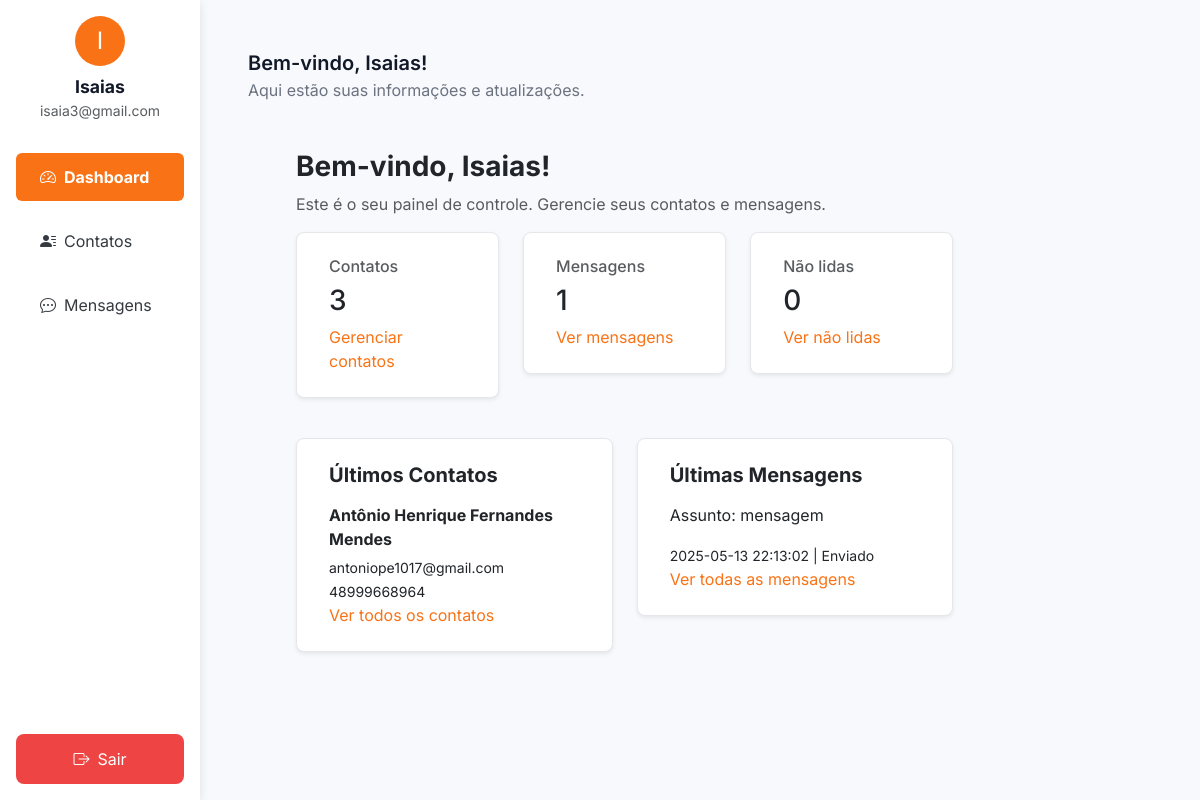
The app's page /dashboard (signed in) with its own data.
### tables this page shows
CREATE TABLE usuarios (
                id INTEGER PRIMARY KEY AUTOINCREMENT,
                nome TEXT,
                email TEXT UNIQUE,
                celular TEXT,
                senha TEXT
            );

CREATE TABLE contatos (
                id INTEGER PRIMARY KEY AUTOINCREMENT,
                usuario_id INTEGER,
                nome TEXT,
                email TEXT,
                celular TEXT,
                FOREIGN KEY(usuario_id) REFERENCES usuarios(id)
            );

CREATE TABLE mensagens (
                id INTEGER PRIMARY KEY AUTOINCREMENT,
                usuario_id INTEGER,
                contato_id INTEGER,
                titulo TEXT NOT NULL,
                texto TEXT NOT NULL,
                data_envio TEXT NOT NULL,
                FOREIGN KEY (usuario_id) REFERENCES usuarios(id),
                FOREIGN KEY (contato_id) REFERENCES contatos(id)
               );

### app.py (the view)
@app.route('/dashboard')
def dashboard():
    if 'user_id' not in session:
        return redirect(url_for('login'))
    user_id = session['user_id']
    with sqlite3.connect('instance/database.db') as conn:
        cursor = conn.cursor()
        cursor.execute('SELECT nome, email FROM usuarios WHERE id = ?', (user_id,))
        user_data = cursor.fetchone()
        if not user_data:
            return redirect(url_for('logout'))
        user = {
            'name': user_data[0],
            'email': user_data[1]
        }
        cursor.execute('SELECT id, nome, email, celular FROM contatos WHERE usuario_id = ?', (user_id,))
        contatos = cursor.fetchall()
        cursor.execute('''
            SELECT id, titulo, data_envio
            FROM mensagens
            WHERE usuario_id = ?
            ORDER BY data_envio DESC
        ''', (user_id,))
        mensagens = cursor.fetchall()
    return render_template('dashboard.html',
        user=user,
        contatos=[{
            'id': c[0],
            'nome': c[1],
            'email': c[2],
            'celular': c[3]
        } for c in contatos],
        mensagens=[{
            'id': m[0],
            'assunto': m[1],
            'data': m[2],
            'status': 'Enviado'
        } for m in mensagens]
    )

### app.py (called while the page is built)
@app.before_request
def before_request():
    user_id = session.get('user_id')
    if user_id:
        with sqlite3.connect('instance/database.db') as conn:
            cursor = conn.cursor()
            cursor.execute('SELECT nome, email FROM usuarios WHERE id = ?', (user_id,))
            user = cursor.fetchone()
            if user:
                g.user = {'name': user[0], 'email': user[1]}
            else:
                g.user = None
    else:
        g.user = None

### templates/dashboard.html (shortened to what this page needs)
{% extends 'base.html' %}
{% block content %}
<div class="container-fluid">
    <div class="row">
        <div class="col-md-10 p-5">
            <h3><strong>Bem-vindo, {{ user.name }}!</strong></h3>
            <p class="text-muted">Este é o seu painel de controle. Gerencie seus contatos e mensagens.</p>
            <div class="row mb-4">
                <div class="col-md-4 mb-3">
                    <div class="card shadow-sm">
                        <div class="card-body">
                            <h6 class="text-muted">Contatos</h6>
                            <h3>{{ contatos|length }}</h3>
                            <a href="{{ url_for('contatos') }}" class="text-orange">Gerenciar contatos</a>
                        </div>
                    </div>
                </div>
                <div class="col-md-4 mb-3">
                    <div class="card shadow-sm">
                        <div class="card-body">
                            <h6 class="text-muted">Mensagens</h6>
                            <h3>{{ mensagens|length }}</h3>
                            <a href="{{ url_for('mensagens') }}" class="text-orange">Ver mensagens</a>
                        </div>
                    </div>
                </div>
                <div class="col-md-4 mb-3">
                    <div class="card shadow-sm">
                        <div class="card-body">
                            <h6 class="text-muted">Não lidas</h6>
                            <h3>{{ mensagens|selectattr('status', 'equalto', 'Não lida')|list|length }}</h3>
                            <a href="{{ url_for('mensagens') }}" class="text-orange">Ver não lidas</a>
                        </div>
                    </div>
                </div>
            </div>
            <div class="row mb-4">
                <div class="col-md-6">
                    <div class="card shadow-sm">
                        <div class="card-body">
                            <h5><strong>Últimos Contatos</strong></h5>
                            {% if contatos %}
                                <div class="mt-3">
                                    <div>
                                        <p class="mb-1"><strong>{{ contatos[-1].nome }}</strong></p>
                                        <small>{{ contatos[-1].email }}</small><br>
                                        <small>{{ contatos[-1].celular }}</small>
                                    </div>
                                </div>
                                <a href="{{ url_for('contatos') }}" class="text-orange">Ver todos os contatos</a>
                            {% else %}
                                <p>Você ainda não tem contatos cadastrados.</p>
                            {% endif %}
                        </div>
                    </div>
                </div>
                <div class="col-md-6">
                    <div class="card shadow-sm">
                        <div class="card-body">
                            <h5><strong>Últimas Mensagens</strong></h5>
                            {% if mensagens %}
                                <p class="mt-3">Assunto: {{ mensagens[-1].assunto }}</p>
                                <small>{{ mensagens[-1].data }} | {{ mensagens[-1].status }}</small><br>
                                <a href="{{ url_for('mensagens') }}" class="text-orange">Ver todas as mensagens</a>
                            {% else %}
                                <p>Nenhuma mensagem enviada ainda.</p>
                            {% endif %}
                        </div>
                    </div>
                </div>
            </div>
        </div>
    </div>
</div>
{% endblock %}

### templates/base.html (shortened to what this page needs)
<!DOCTYPE html>
<html lang="pt-br">
<head>
    <link href="https://cdn.jsdelivr.net/npm/bootstrap@5.3.2/dist/css/bootstrap.min.css" rel="stylesheet">
    <link href="https://cdn.jsdelivr.net/npm/bootstrap-icons@1.10.5/font/bootstrap-icons.css" rel="stylesheet">
    <link rel="stylesheet" href="{{ url_for('static', filename='style.css') }}">
</head>
<body class="{% if request.endpoint in ['login', 'register'] %}login-register-page{% endif %}">
    <div class="container-fluid">
        <div class="row">
            {% if request.endpoint not in ['login', 'register'] %}
            <div class="col-md-2 sidebar d-flex flex-column position-relative p-3">
                <div class="text-center mb-4">
                    {% if user %}
                        <div class="avatar mx-auto mb-2">{{ user.name[0]|upper }}</div>
                        <strong>{{ user.name }}</strong>
                        <div class="text-muted" style="font-size: 0.875rem;">{{ user.email }}</div>
                    {% else %}
                        <div class="text-muted">Usuário não logado</div>
                    {% endif %}
                </div>
                <ul class="nav flex-column">
                    <li class="nav-item my-2">
                        <a class="nav-link {% if request.endpoint == 'dashboard' %}active fw-bold rounded{% endif %}" href="{{ url_for('dashboard') }}">
                            <i class="bi bi-speedometer2 me-2"></i>Dashboard
                        </a>
                    </li>
                    <li class="nav-item my-2">
                        <a class="nav-link {% if request.endpoint == 'contatos' %}active fw-bold rounded{% endif %}" href="{{ url_for('contatos') }}">
                            <i class="bi bi-person-lines-fill me-2"></i>Contatos
                        </a>
                    </li>
                    <li class="nav-item my-2">
                        <a class="nav-link {% if request.endpoint == 'mensagens' %}active fw-bold rounded{% endif %}" href="{{ url_for('mensagens') }}">
                            <i class="bi bi-chat-dots me-2"></i>Mensagens
                        </a>
                    </li>
                </ul>
                <a href="{{ url_for('logout') }}" class="btn btn-logout mt-auto">
                    <i class="bi bi-box-arrow-right me-2"></i>Sair
                </a>
            </div>
            {% endif %}
            <div class="col-md-10 p-5">
                <div class="header">
                    {% if user %}
                        <div class="greeting">Bem-vindo, {{ user.name }}!</div>
                        <div class="subheading">Aqui estão suas informações e atualizações.</div>
                    {% endif %}
                </div>
                {% block content %}
                {% endblock %}
            </div>
        </div>
    </div>
</body>
</html>

### static/style.css (style rules this page uses)
body { background-color: #f8f9fc; font-family: 'Inter', sans-serif; }
.p-5 { padding: 3rem !important; }
.sidebar { background-color: #ffffff; color: #343a40; min-height: 100vh; box-shadow: 0 2px 10px rgba(0, 0, 0, 0.1); padding-top: 1.5rem; }
.sidebar .avatar { background-color: #f97316; color: white; font-size: 1.5rem; border-radius: 50%; width: 50px; height: 50px; display: flex; justify-content: center; align-items: center; margin-bottom: 1rem; }
.sidebar strong { font-size: 1.1rem; color: #111827; }
.sidebar .text-muted { font-size: 0.875rem; }
.sidebar .nav-link { color: #343a40; font-size: 1rem; padding: 0.75rem 1.5rem; border-radius: 0.5rem; }
.sidebar .nav-link.active { background-color: #f97316; color: white; }
.sidebar .btn-logout { background-color: #ef4444; color: white; font-size: 1rem; padding: 0.75rem 1.5rem; text-align: center; border-radius: 0.5rem; width: 100%; }
.header { color: #111827; }
.header .greeting { font-size: 1.25rem; font-weight: 600; }
.header .subheading { font-size: 1rem; color: #6b7280; }
.card { border: 1px solid #e5e7eb; border-radius: 8px; box-shadow: 0 1px 3px rgba(0, 0, 0, 0.1); background-color: #ffffff; }
.card-body { padding: 1.5rem 2rem; }
a { color: #f97316; text-decoration: none; }

### records on screen
usuarios: nome "I", name "Isaias", email "isaia3@gmail.com"
contatos: nome "Antônio Henrique Fernandes Mendes", email "antoniope1017@gmail.com", celular "48999668964"
mensagens: titulo "mensagem", data_envio "2025-05-13 22:13:02"

### other values on screen
{{ contatos|length }} "3"
{{ mensagens|length }} "1"
{{ mensagens|selectattr('status', 'equalto', 'Não lida')|list|length }} "0"
{{ mensagens[-1].status }} "Enviado"
